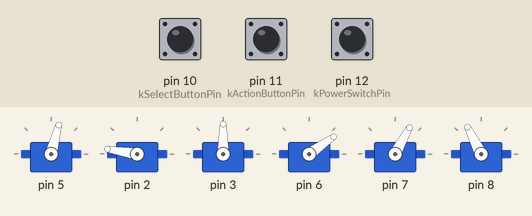
Bench run of a sketch on a simulated Arduino Mega 2560, built with avr-gcc and run on an emulated ATmega2560. Parts: 6 × servo. The inputs (shaded band) are chosen by the test bench; at power-on: pin 11 (kActionButtonPin) HIGH, pin 12 (kPowerSwitchPin) HIGH, pin 10 (kSelectButtonPin) HIGH. Servo pulses on a pin are drawn as a servo (544–2400 µs = 0–180°); what the sketch prints to the serial monitor is not drawn.

Above: at 7.4 s.
7.5 s: pin 11 (kActionButtonPin) pulled LOW for 0.15 s
At 8.2 s:
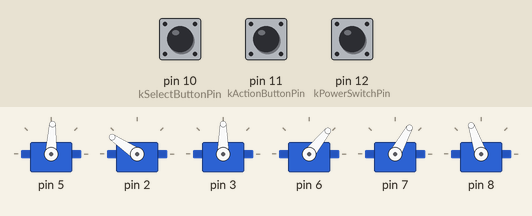
10.6 s: pin 12 (kPowerSwitchPin) pulled LOW for 0.15 s
At 11.4 s:
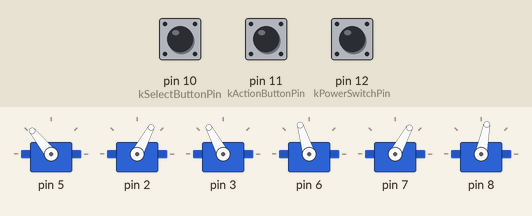
13.7 s: pin 11 (kActionButtonPin) pulled LOW for 3.2 s
19.9 s: pin 10 (kSelectButtonPin) pulled LOW for 0.15 s
At 21.1 s:
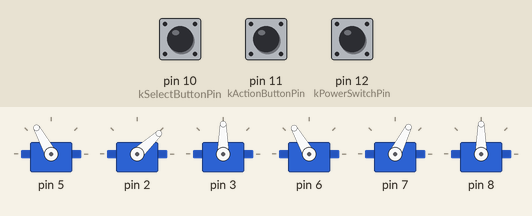
21.7 s: pin 10 (kSelectButtonPin) pulled LOW for 1 s
At 23.5 s:
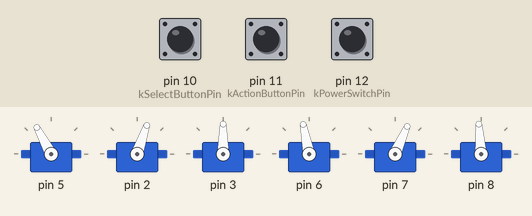
24.2 s: pin 10 (kSelectButtonPin) pulled LOW for 0.15 s
At 25.0 s:
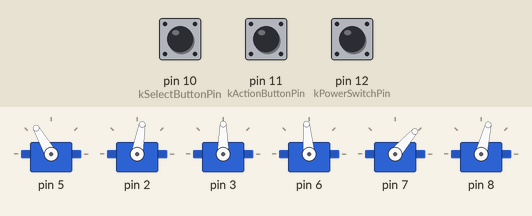
Timing chart, 0 to 27.2 s (numbered marks = the images above; inputs shaded):
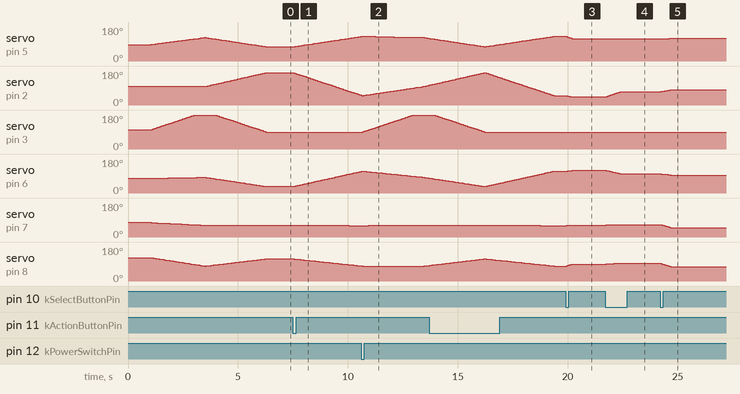

Measured:
- after the input at 7.5 s, servo on pin 5: moves from 75° to 129° over 3.0 s, starting after 0.06 s; servo on pin 2: moves from 171° to 53° over 3.0 s, starting after 0.06 s
- after the input at 10.6 s, servo on pin 3: moves from 90° to 180° over 2.3 s, starting after 0.08 s; servo on pin 7: 60° → 61° after 0.36 s, → 62° 1.6 s later
- after the input at 19.9 s, servo on pin 5: 131° → 119° after 0.06 s; servo on pin 2: 50° → 47° after 0.06 s, → 43° 0.12 s later; servo on pin 6: 116° → 118° after 0.10 s, → 119° 0.12 s later, → 120° 0.08 s later; servo on pin 7: 60° → 61° after 0.06 s, → 62° 0.08 s later, → 63° 0.12 s later; servo on pin 8: 79° → 90° after 0.06 s
- after the input at 21.7 s, servo on pin 5: 119° → 118° after 0.06 s; servo on pin 2: moves from 43° to 71° over 0.68 s, starting after 0.06 s
- after the input at 24.2 s, servo on pin 5: 118° → 119° after 0.18 s, → 120° 0.24 s later; servo on pin 2: 71° → 73° after 0.06 s, → 74° 0.08 s later, → 76° 0.08 s later, → 80° 0.12 s later

The sketch:

mega.ino
```cpp
#include "MealController.h"

MealController controller;

void setup()  // 장치 초기화 진입점이다
{
  controller.begin();
}

void loop()  // 반복 실행 진입점이다
{
  controller.update();
}
```

MealController.cpp
```cpp
#include "MealController.h"

#include "ServoConfig.h"

void MealController::begin()  // 전체 장치를 초기화한다
{
  Serial.begin(ServoConfig::kDebugBaud);
  Serial3.begin(ServoConfig::kCommandBaud);

  pinMode(ServoConfig::kSelectButtonPin, INPUT_PULLUP);
  pinMode(ServoConfig::kActionButtonPin, INPUT_PULLUP);
  pinMode(ServoConfig::kPowerSwitchPin, INPUT_PULLUP);

  arm_.begin();
  delay(1000);
  enterPowerOff();
}

void MealController::update()  // 모든 입력을 한 번 처리한다
{
  if (digitalRead(ServoConfig::kPowerSwitchPin) == LOW)
  {
    enterPowerOff();
    return;
  }

  if (Serial3.available() > 0)
  {
    const uint8_t command = static_cast<uint8_t>(Serial3.read());

    if (command == 1)
    {
      handleAction();
    }
    else if (command == 2)
    {
      handleSelection();
    }
  }

  if (pressed(ServoConfig::kActionButtonPin, previousAction_))
  {
    handleAction();
  }

  if (pressed(ServoConfig::kSelectButtonPin, previousSelect_))
  {
    handleSelection();
  }
}

void MealController::handleAction()  // 주 동작 버튼을 처리한다
{
  if (armRaised_)
  {
    moveToMiddle();
    return;
  }

  Serial.println(F("음식 뜨기"));
  arm_.moveTo(ServoConfig::kScoopPose);
  arm_.moveTo(ServoConfig::kMiddlePose);
  moveToReady();
}

void MealController::handleSelection()  // 식판 위치 선택을 처리한다
{
  if (armRaised_)
  {
    return;
  }

  selection_ = static_cast<uint8_t>((selection_ + 1) % 5);

  switch (selection_)
  {
    case 1:
      Serial.println(F("식판 북쪽"));
      arm_.moveTo(ServoConfig::kNorthPose);
      break;

    case 2:
      Serial.println(F("식판 동쪽"));
      arm_.moveTo(ServoConfig::kEastPose);
      break;

    case 3:
      Serial.println(F("식판 남쪽"));
      arm_.moveTo(ServoConfig::kSouthPose);
      break;

    case 4:
      Serial.println(F("식판 서쪽"));
      arm_.moveTo(ServoConfig::kWestPose);
      break;

    default:
      moveToMiddle();
      break;
  }
}

void MealController::enterPowerOff()  // 전원 대기 절차를 수행한다
{
  Serial.println(F("전원 대기"));
  arm_.moveTo(ServoConfig::kOffPose);

  while (digitalRead(ServoConfig::kPowerSwitchPin) == LOW)
  {
    delay(10);
  }

  previousSelect_ = digitalRead(ServoConfig::kSelectButtonPin);
  previousAction_ = digitalRead(ServoConfig::kActionButtonPin);
  moveToReady();
}

void MealController::moveToReady()  // 사용자 앞 대기 자세로 이동한다
{
  Serial.println(F("사용자 앞 대기"));
  arm_.moveTo(ServoConfig::kReadyPose);
  armRaised_ = true;
  selection_ = 0;
}

void MealController::moveToMiddle()  // 식판 중앙 자세로 이동한다
{
  Serial.println(F("식판 중앙"));
  arm_.moveTo(ServoConfig::kMiddlePose);
  armRaised_ = false;
  selection_ = 0;
}

bool MealController::pressed(uint8_t pin, bool& previousState)  // 풀업 버튼의 눌림 순간을 감지한다
{
  const bool currentState = digitalRead(pin);
  const bool wasPressed = (previousState == HIGH) && (currentState == LOW);
  previousState = currentState;
  return wasPressed;
}
```

MealController.h
```cpp
#ifndef MEAL_CONTROLLER_H
#define MEAL_CONTROLLER_H

#include <Arduino.h>
#include "ServoArm.h"

class MealController
{
public:
  void begin();   // 통신, 버튼, 서보 초기화
  void update();  // 전원과 사용자 입력 처리

private:
  void handleAction();                                    // 상하 이동 또는 음식 뜨기
  void handleSelection();                                 // 식판 위치 순환 선택
  void enterPowerOff();                                   // 안전 자세에서 전원 대기
  void moveToReady();                                     // 사용자 앞 자세로 이동
  void moveToMiddle();                                    // 식판 중앙으로 이동
  bool pressed(uint8_t pin, bool& previousState);         // 풀업 버튼 눌림 에지 검출

  ServoArm arm_;
  bool armRaised_ = true;
  uint8_t selection_ = 0;
  bool previousSelect_ = HIGH;
  bool previousAction_ = HIGH;
};

#endif
```

ServoArm.cpp
```cpp
#include "ServoArm.h"

#include <math.h>

void ServoArm::begin()  // PWM 장치를 초기화한다
{
  configureTimers();

  for (uint8_t index = 0; index < 6; ++index)
  {
    currentPulses_[index] = ServoConfig::kInitialPulses[index];
  }

  writePulses(currentPulses_);
}

void ServoArm::moveTo(const ServoConfig::JointPose& pose)  // 여섯 관절을 동시 보간한다
{
  float targetPulses[6];
  float startPulses[6];
  float maximumDelta = 0.0f;

  calculatePulses(pose, targetPulses);

  for (uint8_t index = 0; index < 6; ++index)
  {
    startPulses[index] = currentPulses_[index];
    maximumDelta = max(maximumDelta, fabsf(targetPulses[index] - startPulses[index]));
  }

  const uint16_t stepCount = static_cast<uint16_t>(ceilf(maximumDelta));

  if (stepCount == 0)
  {
    return;
  }

  for (uint16_t step = 1; step <= stepCount; ++step)
  {
    const uint32_t deadlineUs = micros() + ServoConfig::kMotionStepUs;
    const float ratio = static_cast<float>(step) / static_cast<float>(stepCount);
    float interpolated[6];

    for (uint8_t index = 0; index < 6; ++index)
    {
      interpolated[index] = startPulses[index] + ((targetPulses[index] - startPulses[index]) * ratio);
    }

    writePulses(interpolated);
    waitUntil(deadlineUs);
  }

  for (uint8_t index = 0; index < 6; ++index)
  {
    currentPulses_[index] = targetPulses[index];
  }
}

void ServoArm::configureTimers()  // Mega 2560의 PWM 타이머를 설정한다
{
  DDRH |= 0b00111000;
  DDRE |= 0b00111000;

  TCCR3A = _BV(WGM31) | _BV(COM3A1) | _BV(COM3B1) | _BV(COM3C1);  // Timer3 Fast PWM 출력 모드를 설정한다
  TCCR3B = _BV(WGM33) | _BV(WGM32) | _BV(CS31) | _BV(CS30);  // Timer3 분주비를 64로 설정한다
  TCCR4A = _BV(WGM41) | _BV(COM4A1) | _BV(COM4B1) | _BV(COM4C1);  // Timer4 Fast PWM 출력 모드를 설정한다
  TCCR4B = _BV(WGM43) | _BV(WGM42) | _BV(CS41) | _BV(CS40);  // Timer4 분주비를 64로 설정한다

  ICR3  = ServoConfig::kPwmTop;  // Timer3 주기를 50Hz로 설정한다
  ICR4  = ServoConfig::kPwmTop;  // Timer4 주기를 50Hz로 설정한다
  TCNT3 = 0;
  TCNT4 = 0;
}

void ServoArm::calculatePulses(const ServoConfig::JointPose& pose, float pulses[6]) const  // 각도를 보정 PWM으로 변환한다
{
  pulses[0] = 17.0f  + ((270.0f - pose.joint1) * 500.0f / 270.0f);  // 1번 관절 보정값을 적용한다
  pulses[1] = 166.0f + (pose.joint2 * 500.0f / 270.0f);  // 2번 관절 보정값을 적용한다
  pulses[2] = 117.0f + ((270.0f - pose.joint3) * 500.0f / 270.0f);  // 3번 관절 보정값을 적용한다
  pulses[3] = 120.0f + ((180.0f - pose.joint4) * 500.0f / 180.0f);  // 4번 관절 보정값을 적용한다
  pulses[4] = 138.0f + ((180.0f - pose.joint5) * 500.0f / 180.0f);  // 5번 관절 보정값을 적용한다
  pulses[5] = 145.0f + (pose.joint6 * 500.0f / 180.0f);  // 6번 관절 보정값을 적용한다
}

void ServoArm::writePulses(const float pulses[6])  // 여섯 PWM 출력을 갱신한다
{
  OCR4A = static_cast<uint16_t>(pulses[0]);  // 1번 서보 PWM을 기록한다
  OCR4B = static_cast<uint16_t>(pulses[1]);  // 2번 서보 PWM을 기록한다
  OCR4C = static_cast<uint16_t>(pulses[2]);  // 3번 서보 PWM을 기록한다
  OCR3A = static_cast<uint16_t>(pulses[3]);  // 4번 서보 PWM을 기록한다
  OCR3B = static_cast<uint16_t>(pulses[4]);  // 5번 서보 PWM을 기록한다
  OCR3C = static_cast<uint16_t>(pulses[5]);  // 6번 서보 PWM을 기록한다
}

void ServoArm::waitUntil(uint32_t deadlineUs) const  // 마이크로초 기준 시각까지 기다린다
{
  while (static_cast<int32_t>(micros() - deadlineUs) < 0)
  {
  }
}
```

ServoArm.h
```cpp
#ifndef SERVO_ARM_H
#define SERVO_ARM_H

#include <Arduino.h>
#include "ServoConfig.h"

class ServoArm
{
public:
  void begin();                                      // PWM 타이머와 시작 위치 초기화
  void moveTo(const ServoConfig::JointPose& pose);   // 여섯 관절 동시 보간 이동

private:
  void configureTimers();                                                          // Timer3과 Timer4 설정
  void calculatePulses(const ServoConfig::JointPose& pose, float pulses[6]) const;  // 관절각을 PWM 값으로 변환
  void writePulses(const float pulses[6]);                                          // PWM 레지스터 갱신
  void waitUntil(uint32_t deadlineUs) const;                                        // 보간 주기 유지

  float currentPulses_[6];
};

#endif
```

ServoConfig.h
```cpp
#ifndef SERVO_CONFIG_H
#define SERVO_CONFIG_H

#include <Arduino.h>

namespace ServoConfig
{
constexpr uint32_t kDebugBaud   = 115200UL;  // PC 디버그 통신 속도
constexpr uint32_t kCommandBaud = 115200UL;  // 외부 명령 통신 속도

constexpr uint8_t kSelectButtonPin = 10;  // 식판 위치 선택 버튼
constexpr uint8_t kActionButtonPin = 11;  // 상하 및 식사 동작 버튼
constexpr uint8_t kPowerSwitchPin  = 12;  // 전원 상태 입력

constexpr uint16_t kPwmTop          = 4999;                            // 50Hz PWM 주기값
constexpr uint32_t kMotionStepUs    = 10000UL;                         // 보간 단계 간격
constexpr uint16_t kInitialPulses[] = {335, 333, 455, 360, 388, 395};  // 관절별 시작 PWM

struct JointPose
{
  float joint1;
  float joint2;
  float joint3;
  float joint4;
  float joint5;
  float joint6;
};

constexpr JointPose kOffPose    = {90.00f, 70.00f, 150.00f, 59.00f, 90.00f, 180.00f};  // 전원 대기 자세
constexpr JointPose kReadyPose  = {158.20f, 68.69f, 96.89f, 104.43f, 21.80f, 80.00f};  // 사용자 앞 대기 자세
constexpr JointPose kMiddlePose = {45.00f, 67.20f, 149.59f, 53.21f, 135.00f, 80.00f};   // 식판 중앙 자세
constexpr JointPose kNorthPose  = {38.66f, 71.65f, 133.95f, 64.41f, 141.34f, 80.00f};   // 식판 북쪽 자세
constexpr JointPose kEastPose   = {65.27f, 75.87f, 128.85f, 65.28f, 114.73f, 80.00f};   // 식판 동쪽 자세
constexpr JointPose kSouthPose  = {73.30f, 52.28f, 154.82f, 62.89f, 106.70f, 80.00f};   // 식판 남쪽 자세
constexpr JointPose kWestPose   = {31.78f, 50.78f, 156.57f, 62.65f, 148.22f, 80.00f};   // 식판 서쪽 자세
constexpr JointPose kScoopPose  = {45.00f, 67.20f, 149.59f, 53.21f, 135.00f, 27.00f};   // 음식 뜨기 자세
}

#endif
```
